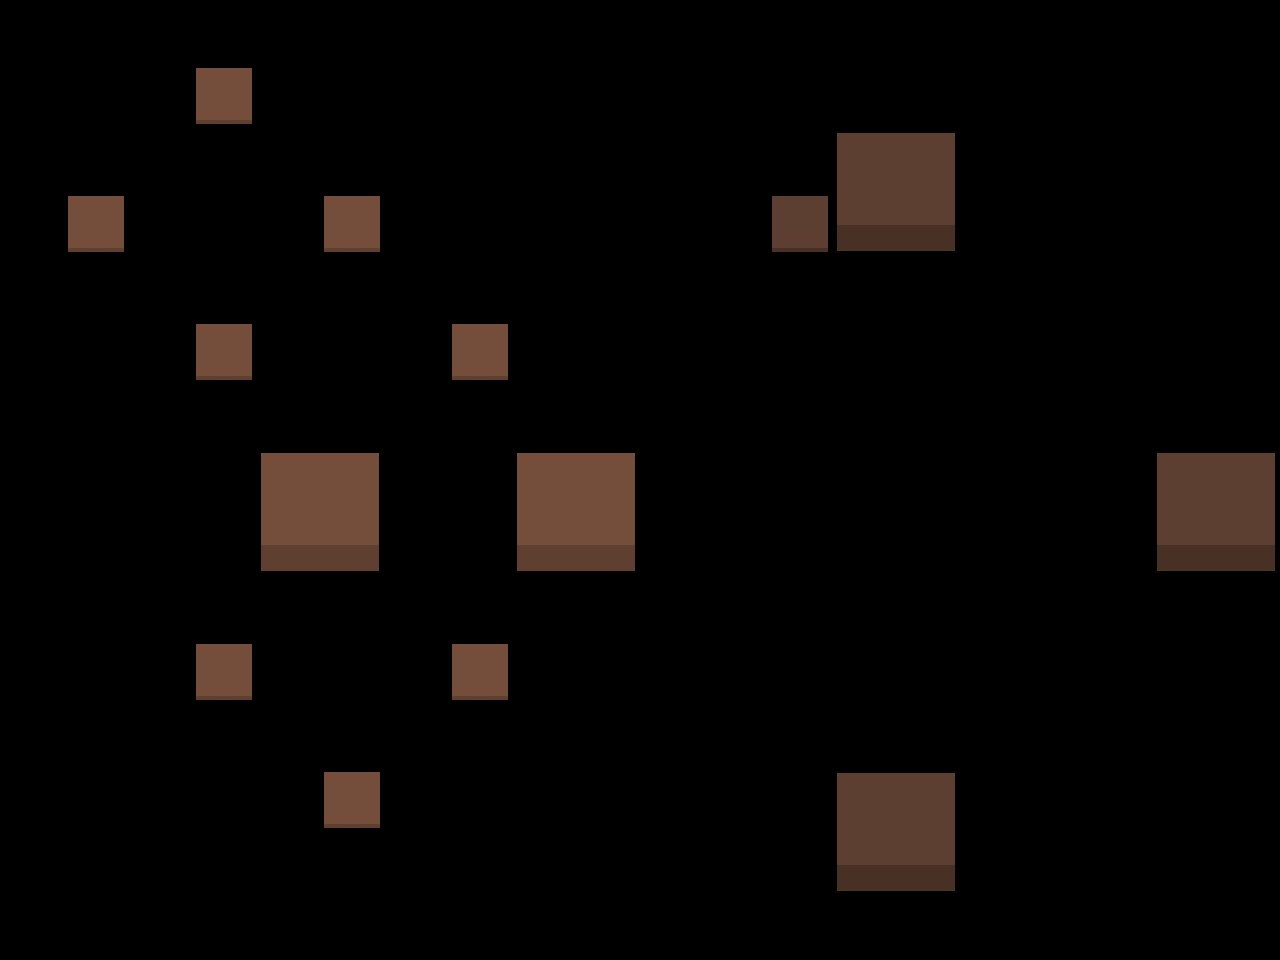

The image is a tile-based game level rendered from a .tmx file. Its description and complete source (layers, tilesets, objects, tile grids) follow:
An orthogonal 20x15 tile map with 64x64 px tiles, 1 tile layer (Слой тайлов 2) and 18 objects (14x solid, 4x spawn).

<map version="1.5" tiledversion="1.7.2" orientation="orthogonal" renderorder="right-down" width="20" height="15" tilewidth="64" tileheight="64" infinite="0" nextlayerid="4" nextobjectid="20">
 <editorsettings>
  <chunksize width="64" height="64" />
 </editorsettings>
 <tileset firstgid="1" name="tileset" tilewidth="64" tileheight="64" tilecount="50" columns="10">
  <image source="../image/tileset.png" width="640" height="320" />
 </tileset>
 <layer id="2" name="Слой тайлов 2" width="20" height="15">
  <data>
   <tile />
   <tile />
   <tile />
   <tile />
   <tile />
   <tile />
   <tile />
   <tile />
   <tile />
   <tile />
   <tile />
   <tile />
   <tile />
   <tile />
   <tile />
   <tile />
   <tile />
   <tile />
   <tile />
   <tile />
   <tile />
   <tile />
   <tile />
   <tile gid="5" />
   <tile />
   <tile />
   <tile />
   <tile />
   <tile />
   <tile />
   <tile />
   <tile />
   <tile />
   <tile />
   <tile />
   <tile />
   <tile />
   <tile />
   <tile />
   <tile />
   <tile />
   <tile />
   <tile />
   <tile gid="7" />
   <tile />
   <tile />
   <tile />
   <tile />
   <tile />
   <tile />
   <tile />
   <tile />
   <tile />
   <tile gid="14" />
   <tile gid="16" />
   <tile />
   <tile />
   <tile />
   <tile />
   <tile />
   <tile />
   <tile gid="5" />
   <tile />
   <tile />
   <tile />
   <tile gid="5" />
   <tile />
   <tile />
   <tile />
   <tile />
   <tile />
   <tile />
   <tile gid="6" />
   <tile gid="34" />
   <tile gid="36" />
   <tile />
   <tile />
   <tile />
   <tile />
   <tile />
   <tile />
   <tile gid="7" />
   <tile />
   <tile />
   <tile />
   <tile gid="7" />
   <tile />
   <tile />
   <tile />
   <tile />
   <tile />
   <tile />
   <tile gid="7" />
   <tile gid="8" />
   <tile gid="10" />
   <tile />
   <tile />
   <tile />
   <tile />
   <tile />
   <tile />
   <tile />
   <tile />
   <tile gid="5" />
   <tile />
   <tile />
   <tile />
   <tile gid="5" />
   <tile />
   <tile />
   <tile />
   <tile />
   <tile />
   <tile />
   <tile />
   <tile />
   <tile />
   <tile />
   <tile />
   <tile />
   <tile />
   <tile />
   <tile />
   <tile gid="7" />
   <tile />
   <tile />
   <tile />
   <tile gid="7" />
   <tile />
   <tile />
   <tile />
   <tile />
   <tile />
   <tile />
   <tile />
   <tile />
   <tile />
   <tile />
   <tile />
   <tile />
   <tile />
   <tile />
   <tile />
   <tile />
   <tile gid="11" />
   <tile gid="13" />
   <tile />
   <tile />
   <tile gid="11" />
   <tile gid="13" />
   <tile />
   <tile />
   <tile />
   <tile />
   <tile />
   <tile />
   <tile />
   <tile />
   <tile gid="14" />
   <tile gid="16" />
   <tile />
   <tile />
   <tile />
   <tile />
   <tile gid="31" />
   <tile gid="33" />
   <tile />
   <tile />
   <tile gid="31" />
   <tile gid="33" />
   <tile />
   <tile />
   <tile />
   <tile />
   <tile />
   <tile />
   <tile />
   <tile />
   <tile gid="34" />
   <tile gid="36" />
   <tile />
   <tile />
   <tile />
   <tile />
   <tile gid="8" />
   <tile gid="10" />
   <tile />
   <tile />
   <tile gid="8" />
   <tile gid="10" />
   <tile />
   <tile />
   <tile />
   <tile />
   <tile />
   <tile />
   <tile />
   <tile />
   <tile gid="8" />
   <tile gid="10" />
   <tile />
   <tile />
   <tile />
   <tile gid="5" />
   <tile />
   <tile />
   <tile />
   <tile gid="5" />
   <tile />
   <tile />
   <tile />
   <tile />
   <tile />
   <tile />
   <tile />
   <tile />
   <tile />
   <tile />
   <tile />
   <tile />
   <tile />
   <tile />
   <tile />
   <tile gid="7" />
   <tile />
   <tile />
   <tile />
   <tile gid="7" />
   <tile />
   <tile />
   <tile />
   <tile />
   <tile />
   <tile />
   <tile />
   <tile />
   <tile />
   <tile />
   <tile />
   <tile />
   <tile />
   <tile />
   <tile />
   <tile />
   <tile />
   <tile gid="5" />
   <tile />
   <tile />
   <tile />
   <tile />
   <tile />
   <tile />
   <tile />
   <tile gid="14" />
   <tile gid="16" />
   <tile />
   <tile />
   <tile />
   <tile />
   <tile />
   <tile />
   <tile />
   <tile />
   <tile />
   <tile />
   <tile gid="7" />
   <tile />
   <tile />
   <tile />
   <tile />
   <tile />
   <tile />
   <tile />
   <tile gid="34" />
   <tile gid="36" />
   <tile />
   <tile />
   <tile />
   <tile />
   <tile />
   <tile />
   <tile />
   <tile />
   <tile />
   <tile />
   <tile />
   <tile />
   <tile />
   <tile />
   <tile />
   <tile />
   <tile />
   <tile />
   <tile gid="8" />
   <tile gid="10" />
   <tile />
   <tile />
   <tile />
   <tile />
   <tile />
  </data>
 </layer>
 <objectgroup id="3" name="Слой объектов 1">
  <object id="1" name="SpawnBall0" type="spawn" x="160" y="798.667" width="64" height="64" />
  <object id="2" name="SpawnHole0" type="spawn" x="96" y="96" width="64" height="64" />
  <object id="3" name="SpawnBall1" type="spawn" x="672" y="416" width="64" height="64" />
  <object id="4" name="SpawnHole1" type="spawn" x="672" y="544" width="64" height="64" />
  <object id="5" type="solid" x="192" y="64" width="64" height="64" />
  <object id="6" type="solid" x="320" y="192" width="64" height="64" />
  <object id="7" type="solid" x="448" y="320" width="64" height="64" />
  <object id="8" type="solid" x="448" y="640" width="64" height="64" />
  <object id="9" type="solid" x="320" y="768" width="64" height="64" />
  <object id="10" type="solid" x="192" y="640" width="64" height="64" />
  <object id="11" type="solid" x="192" y="320" width="64" height="64" />
  <object id="12" type="solid" x="64" y="192" width="64" height="64" />
  <object id="14" type="solid" x="256" y="448" width="128" height="128" />
  <object id="15" type="solid" x="512" y="448" width="128" height="128" />
  <object id="16" type="solid" x="832" y="128" width="128" height="128" />
  <object id="17" type="solid" x="1152" y="448" width="128" height="128" />
  <object id="18" type="solid" x="832" y="768" width="128" height="128" />
  <object id="19" type="solid" x="768" y="192" width="64" height="64" />
 </objectgroup>
</map>
